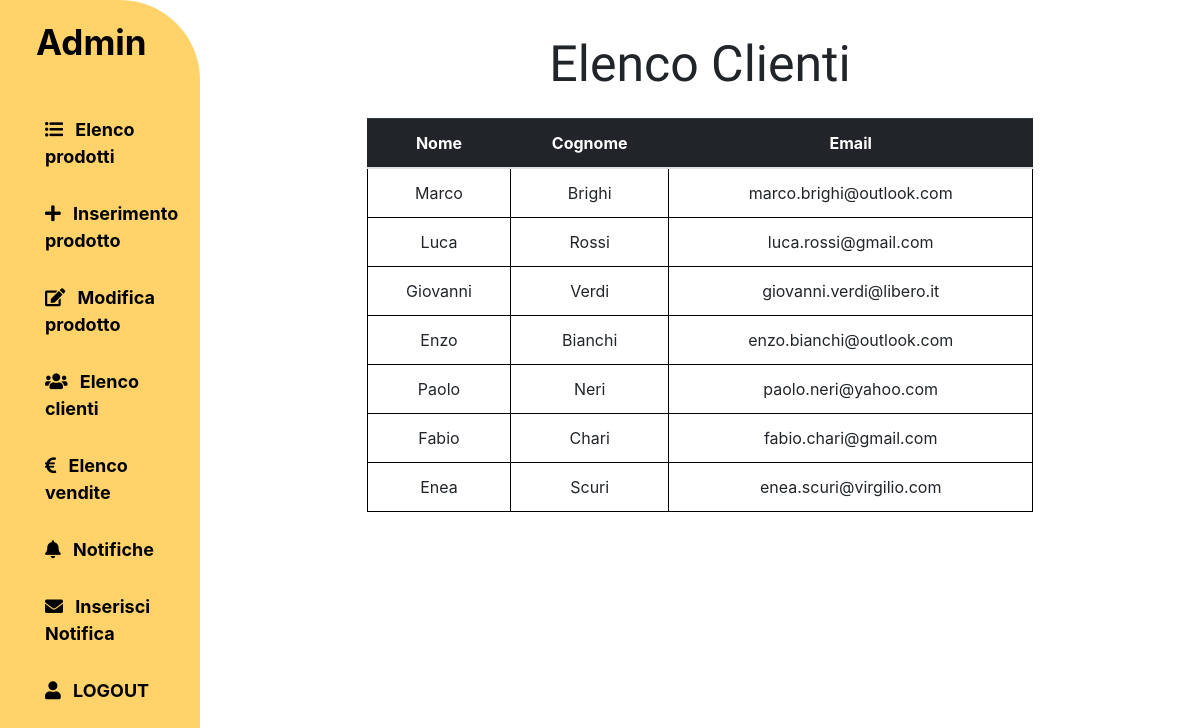
Page /admin/customers.php (signed in) on the committed database.
### tables this page shows
CREATE TABLE IF NOT EXISTS `utenti`(
    `id` INT NOT NULL AUTO_INCREMENT,
    `nome` VARCHAR(20),
    `cognome` VARCHAR(30),
    `email` VARCHAR(30) NOT NULL,
    `password` VARCHAR(80) NOT NULL,
    `tipo` INT(2) NOT NULL DEFAULT 0,
    PRIMARY KEY(`id`)
);

### database/database.php (called while the page is built, shortened)
<?php
class DatabaseHelper
{
    private $db;
    public function __construct($servername, $username, $password, $dbname, $port)
    {
        $this->db = new mysqli($servername, $username, $password, $dbname, $port);
    }
    public function getAllCustomers()
    {
        $stmt = $this->db->prepare("SELECT * FROM utenti where tipo = 0");
        $stmt->execute();
        $result = $stmt->get_result();
        return $result->fetch_all(MYSQLI_ASSOC);
    }
}

### admin/bootstrap.php (called while the page is built, shortened)
<?php
    require_once(ROOT."database/database.php");
    $dbh = new DatabaseHelper("localhost", "root", "", "labottega", 3306);
?>

### admin/template/customers_list.php (the view)
<?php if (isset($_SESSION["id"]) && $_SESSION["tipo"] == 1): ?>
<div class="row">
    <div class="col-md-2"></div>
    <div class="col-12 col-md-8 text-center my-4 nopadding">
        <h1>Elenco Clienti</h1>
        <?php if (count($templateParams["clienti"]) > 0) : ?>
            <table class=" table text-center admin-basic-table mt-4">
                    <thead class="table-dark">
                        <tr>
                            <th scope="col" id="nome"> Nome </th>
                            <th scope="col" id="cognome"> Cognome </th>
                            <th scope="col" id="email"> Email </th>
                        </tr>
                    </thead>
                    <tbody>
                        <?php foreach ($templateParams["clienti"] as $cliente) : ?>
                            <tr class="py-3 my-3">
                                <td header="nome"><?php echo ($cliente["nome"]); ?></td>
                                <td header="cognome"><?php echo ($cliente["cognome"]); ?></td>
                                <td header="email"><?php echo ($cliente["email"]); ?></td>
                            </tr>
                        <?php endforeach; ?>
                    </tbody>
            </table>
        <?php else : ?>
            <p> Non ci sono clienti da visualizzare. </p>
        <?php endif; ?>
    </div>
    <div class="col-md-2"></div>
</div>
<?php endif; ?>

### public/css/style.css (style rules this page uses)
html,body { height: 100%; position: relative; }
h1 { font-size: 35px !important; padding-top: 10px; font-family: 'Ubuntu', sans-serif !important; }
table.admin-basic-table tr td { border: 1px solid #000000; }
@media (min-width:576px) { h1 { font-size: 40px !important; } }
@media (min-width:768px) { h1 { font-size: 50px !important; } }
.nopadding { padding:0 !important; margin:0 !important; }

### rows in the picture
utenti: nome "Marco", cognome "Brighi", email "marco.brighi@outlook.com"
utenti: nome "Luca", cognome "Rossi", email "luca.rossi@gmail.com"
utenti: nome "Giovanni", cognome "Verdi", email "giovanni.verdi@libero.it"
utenti: nome "Enzo", cognome "Bianchi", email "enzo.bianchi@outlook.com"
utenti: nome "Paolo", cognome "Neri", email "paolo.neri@yahoo.com"
utenti: nome "Fabio", cognome "Chari", email "fabio.chari@gmail.com"
utenti: nome "Enea", cognome "Scuri", email "enea.scuri@virgilio.com"
